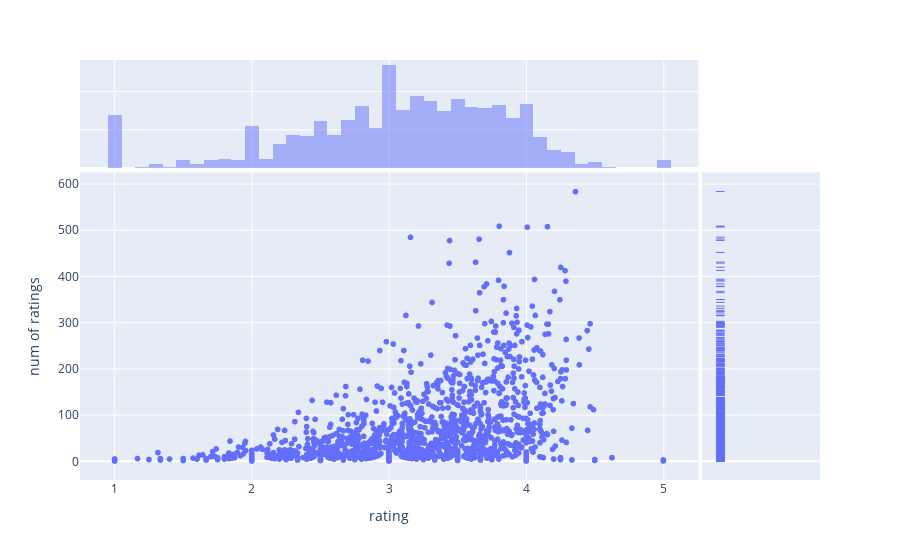

Notebook code for this chart:
### Code cell
px.scatter(ratings, x="rating", y="num of ratings", marginal_x="histogram", marginal_y="rug")

### Figure 1 — Plotly figure (JSON) as saved in the notebook; plotly's stock layout.template omitted (floating-point values rounded to 4 significant figures; data arrays with more than 128 entries replaced by an {"elided": "..."} marker saying what was removed)
{"data": [{"hovertemplate": "rating=%{x}<br>num of ratings=%{y}<extra></extra>", "legendgroup": "", "marker": {"color": "#636efa", "symbol": "circle"}, "mode": "markers", "name": "", "showlegend": false, "type": "scattergl", "x": {"elided": "1664 float values"}, "xaxis": "x", "y": {"elided": "1664 int values"}, "yaxis": "y"}, {"alignmentgroup": "True", "bingroup": "x", "hovertemplate": "rating=%{x}<br>count=%{y}<extra></extra>", "legendgroup": "", "marker": {"color": "#636efa"}, "name": "", "offsetgroup": "", "opacity": 0.5, "showlegend": false, "type": "histogram", "x": {"elided": "1664 float values"}, "xaxis": "x3", "yaxis": "y3"}, {"alignmentgroup": "True", "boxpoints": "all", "fillcolor": "rgba(255,255,255,0)", "hoveron": "points", "hovertemplate": "num of ratings=%{y}<extra></extra>", "jitter": 0, "legendgroup": "", "line": {"color": "rgba(255,255,255,0)"}, "marker": {"color": "#636efa", "symbol": "line-ew-open"}, "name": "", "offsetgroup": "", "showlegend": false, "type": "box", "xaxis": "x2", "y": {"elided": "1664 int values"}, "yaxis": "y2"}], "layout": {"barmode": "overlay", "legend": {"tracegroupgap": 0}, "margin": {"t": 60}, "xaxis": {"anchor": "y", "domain": [0, 0.8358], "title": {"text": "rating"}}, "xaxis2": {"anchor": "y2", "domain": [0.8408, 1], "matches": "x2", "showgrid": false, "showline": false, "showticklabels": false, "ticks": ""}, "xaxis3": {"anchor": "y3", "domain": [0, 0.8358], "matches": "x", "showgrid": true, "showticklabels": false}, "xaxis4": {"anchor": "y4", "domain": [0.8408, 1], "matches": "x2", "showgrid": false, "showline": false, "showticklabels": false, "ticks": ""}, "yaxis": {"anchor": "x", "domain": [0, 0.7326], "title": {"text": "num of ratings"}}, "yaxis2": {"anchor": "x2", "domain": [0, 0.7326], "matches": "y", "showgrid": true, "showticklabels": false}, "yaxis3": {"anchor": "x3", "domain": [0.7426, 1], "matches": "y3", "showgrid": true, "showline": false, "showticklabels": false, "ticks": ""}, "yaxis4": {"anchor": "x4", "domain": [0.7426, 1], "matches": "y3", "showgrid": true, "showline": false, "showticklabels": false, "ticks": ""}}}
